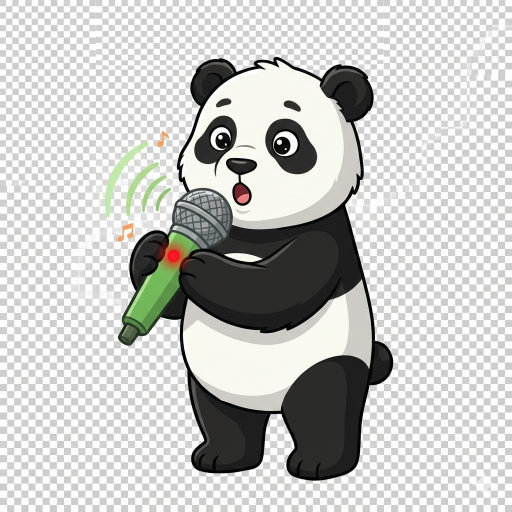
#> input picture pandaedu/assets/images/panda_mic.png, 1024 x 1024 px (shown at 1/2 size); its folder holds 4 pictures in this run
$ python enhance_images.py
#> lines starting #> are read from the running program, lines starting #| are printed output that depends on the picture
"""
PandaEdu Image Enhancement Script
==================================
Xử lý ảnh tự động:
1. Loại bỏ nền caro/checkerboard
2. Tăng độ nét, super-resolution
3. Cân màu, ánh sáng, độ tương phản
4. Resize nếu cần (max 1024px)
5. Xuất WebP

Yêu cầu cài đặt:
    pip install Pillow pillow-avif-plugin opencv-python-headless numpy rembg

Usage:
    python enhance_images.py
"""

import os
from PIL import Image, ImageEnhance, ImageFilter
import cv2
import numpy as np
from pathlib import Path

# Configuration
INPUT_DIR = "images"
OUTPUT_DIR = "images_enhanced"
MAX_SIZE = 1024
OUTPUT_FORMAT = "webp"  # webp hoặc png
QUALITY = 95


def remove_checkerboard_bg(image):
    """
    Loại bỏ nền caro/checkerboard và giữ alpha channel
    """
    # Convert to numpy array
    img_array = np.array(image)

    # Nếu không có alpha channel, thêm vào
    if img_array.shape[2] == 3:
        # Tạo mask dựa trên màu checkerboard (thường là xám)
        # Checkerboard có pattern xám-trắng lặp lại
        gray = cv2.cvtColor(img_array, cv2.COLOR_RGB2GRAY)

        # Detect checkerboard pattern
        # Threshold để tìm các pixel có màu checkerboard
        # Checkerboard thường có các giá trị ~128 (xám) và ~255 (trắng)
        mask = np.ones(gray.shape, dtype=np.uint8) * 255

        # Tìm các pixel có pattern checkerboard
        checkerboard_gray = (gray > 180) | (gray < 150)
        mask[checkerboard_gray] = 0

        # Morphology operations để làm mịn mask
        kernel = np.ones((3, 3), np.uint8)
        mask = cv2.morphologyEx(mask, cv2.MORPH_CLOSE, kernel)
        mask = cv2.morphologyEx(mask, cv2.MORPH_OPEN, kernel)

        # Blur mask để edge mịn hơn
        mask = cv2.GaussianBlur(mask, (5, 5), 0)

        # Add alpha channel
        img_rgba = cv2.cvtColor(img_array, cv2.COLOR_RGB2RGBA)
        img_rgba[:, :, 3] = mask

        return Image.fromarray(img_rgba)

    # Nếu đã có alpha channel, làm sạch nó
    alpha = img_array[:, :, 3]

    # Threshold alpha để loại bỏ semi-transparent checkerboard
    alpha_clean = np.where(alpha > 128, 255, 0).astype(np.uint8)

    # Morphology để làm mịn
    kernel = np.ones((3, 3), np.uint8)
    alpha_clean = cv2.morphologyEx(alpha_clean, cv2.MORPH_CLOSE, kernel)
    alpha_clean = cv2.morphologyEx(alpha_clean, cv2.MORPH_OPEN, kernel)

    # Gaussian blur cho edge mịn
    alpha_clean = cv2.GaussianBlur(alpha_clean, (5, 5), 0)

    img_array[:, :, 3] = alpha_clean

    return Image.fromarray(img_array)


def enhance_sharpness(image):
    """
    Tăng độ nét và super-resolution
    """
    # Unsharp mask để tăng độ nét
    enhanced = image.filter(ImageFilter.UnsharpMask(radius=2, percent=150, threshold=3))

    # Tăng sharpness
    sharpener = ImageEnhance.Sharpness(enhanced)
    enhanced = sharpener.enhance(1.5)

    # Detail enhancement
    enhanced = enhanced.filter(ImageFilter.DETAIL)

    return enhanced


def enhance_colors(image):
    """
    Cân màu, ánh sáng, độ tương phản
    """
    # Tăng độ tương phản
    contrast = ImageEnhance.Contrast(image)
    enhanced = contrast.enhance(1.2)

    # Tăng màu sắc
    color = ImageEnhance.Color(enhanced)
    enhanced = color.enhance(1.1)

    # Cân bằng brightness
    brightness = ImageEnhance.Brightness(enhanced)
    enhanced = brightness.enhance(1.05)

    return enhanced


def upscale_with_cv2(image):
    """
    Super-resolution sử dụng OpenCV
    """
    # Convert to numpy
    img_array = np.array(image)

    # Nếu có alpha channel, xử lý riêng
    has_alpha = img_array.shape[2] == 4
    if has_alpha:
        rgb = img_array[:, :, :3]
        alpha = img_array[:, :, 3]

        # Upscale RGB
        rgb_upscaled = cv2.detailEnhance(rgb, sigma_s=10, sigma_r=0.15)

        # Combine back
        result = np.dstack((rgb_upscaled, alpha))
    else:
        result = cv2.detailEnhance(img_array, sigma_s=10, sigma_r=0.15)

    return Image.fromarray(result)


def resize_if_needed(image, max_size=MAX_SIZE):
    """
    Resize nếu cạnh lớn nhất > max_size, giữ nguyên tỉ lệ
    """
    width, height = image.size
    max_dim = max(width, height)

    if max_dim > max_size:
        scale = max_size / max_dim
        new_width = int(width * scale)
        new_height = int(height * scale)

        # Sử dụng LANCZOS cho chất lượng cao
        return image.resize((new_width, new_height), Image.Resampling.LANCZOS)

    return image


def process_image(input_path, output_path):
    """
    Xử lý một ảnh
    """
    print(f"Processing: {input_path.name}")

    try:
        # Đọc ảnh
        img = Image.open(input_path)

        # Convert to RGBA nếu cần
        if img.mode != 'RGBA':
            img = img.convert('RGBA')

        print(f"  - Original size: {img.size}")

        # 1. Loại bỏ nền caro
        print("  - Removing checkerboard background...")
        img = remove_checkerboard_bg(img)

        # 2. Upscale và enhance detail
        print("  - Upscaling and enhancing details...")
        img = upscale_with_cv2(img)

        # 3. Tăng độ nét
        print("  - Sharpening...")
        img = enhance_sharpness(img)

        # 4. Cân màu
        print("  - Enhancing colors...")
        img = enhance_colors(img)

        # 5. Resize nếu cần
        print("  - Resizing if needed...")
        img = resize_if_needed(img)

        print(f"  - Final size: {img.size}")

        # 6. Xuất file
        output_file = output_path / f"{input_path.stem}.{OUTPUT_FORMAT}"

        if OUTPUT_FORMAT == "webp":
            # WebP hỗ trợ alpha channel
            img.save(output_file, "WEBP", quality=QUALITY, method=6)
        else:
            img.save(output_file, "PNG", optimize=True)

        print(f"  ✅ Saved: {output_file.name}")

    except Exception as e:
        print(f"  ❌ Error: {e}")


def main():
    """
    Xử lý tất cả ảnh trong folder
    """
    # Tạo output directory
    input_dir = Path(INPUT_DIR)
    output_dir = Path(OUTPUT_DIR)
    output_dir.mkdir(exist_ok=True)

    print("=" * 50)
    print("PandaEdu Image Enhancement")
    print("=" * 50)
    print(f"Input: {input_dir}")
    print(f"Output: {output_dir}")
    print(f"Max size: {MAX_SIZE}px")
    print(f"Format: {OUTPUT_FORMAT.upper()}")
    print("=" * 50)
    print()

    # Lấy tất cả ảnh PNG
    image_files = list(input_dir.glob("*.png"))

    if not image_files:
        print("❌ Không tìm thấy ảnh PNG nào!")
        return

    print(f"Found {len(image_files)} images\n")

    # Xử lý từng ảnh
    for img_path in image_files:
        process_image(img_path, output_dir)
#> in process_image, img is the input picture: PIL image 1024x1024 RGB; mean R, G, B 198.2, 198.7, 196.1
#|   - Original size: (1024, 1024)
#> in remove_checkerboard_bg, `alpha = img_array[:, :, 3]`: alpha: shape (1024, 1024); every value is 255
#> in upscale_with_cv2, `rgb_upscaled = cv2.detailEnhance(rgb, sigma_s=10, sigma_r=0.15)`:
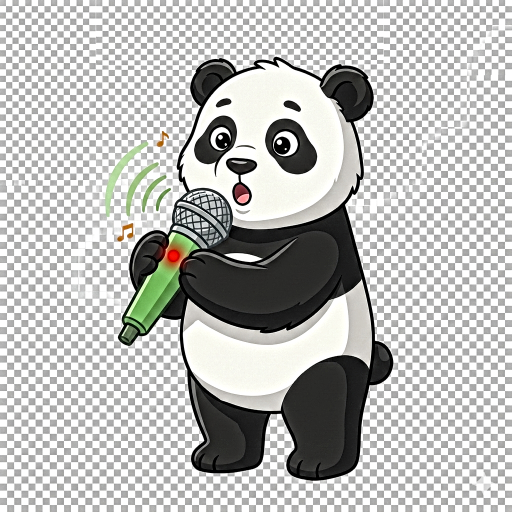
#> rgb_upscaled: shape (1024, 1024, 3) (shown at 1/2 size); mean R, G, B 187.7, 188.1, 185.9
#> in enhance_sharpness, `enhanced = image.filter(ImageFilter.UnsharpMask(radius=2, percent=150,..`:
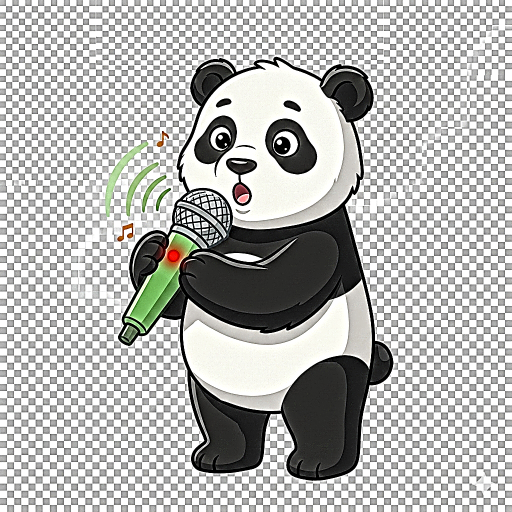
#> enhanced: PIL image 1024x1024 RGBA (shown at 1/2 size); mean R, G, B, A 180.5, 180.9, 178.7, 255
#> in enhance_colors, `enhanced = contrast.enhance(1.2)`:
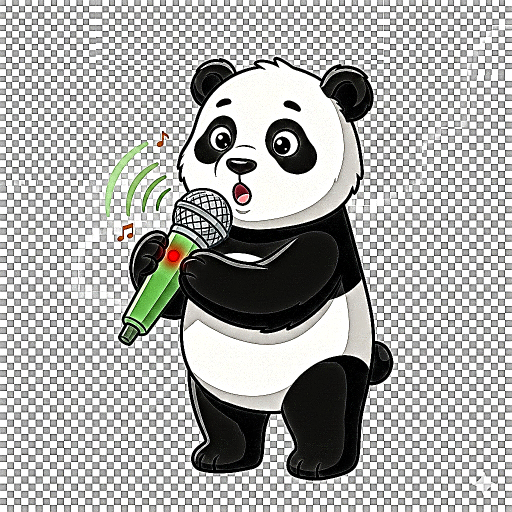
#> enhanced: PIL image 1024x1024 RGBA (shown at 1/2 size); mean R, G, B, A 172.3, 172.8, 170.7, 255
#|   - Final size: (1024, 1024)
        print()

    print("=" * 50)
    print("✅ HOÀN THÀNH!")
    print(f"Check folder: {output_dir}")
    print("=" * 50)


if __name__ == "__main__":
    main()
